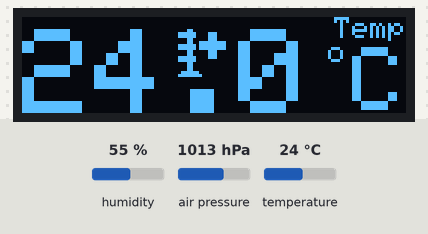
The sketch below on a simulated Arduino Uno, built with avr-gcc and run on an emulated ATmega328P. Parts: 128×32 one-colour display. Inputs (shaded band) come from the test bench; at power-on: humidity 55 %, air pressure 1013 hPa, temperature 24 °C. What the sketch prints to the serial monitor is not drawn.

Above: at 1.2 s.
1.3 s: humidity set to 22 %
At 15.2 s:
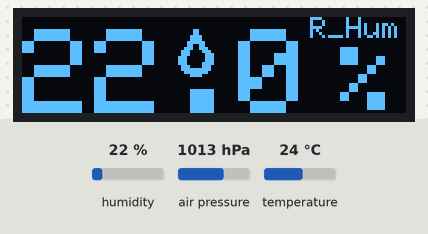
15.3 s: air pressure set to 952 hPa
At 25.6 s:
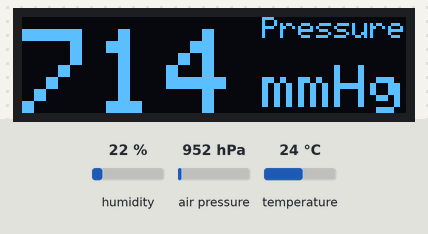
26.6 s: temperature set to 12 °C
At 40.5 s:
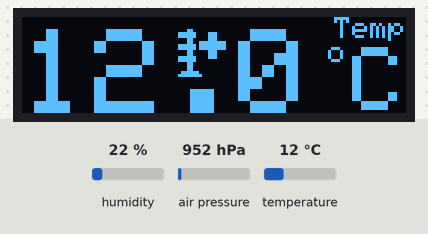
40.6 s: air pressure set to 975 hPa
At 50.6 s:
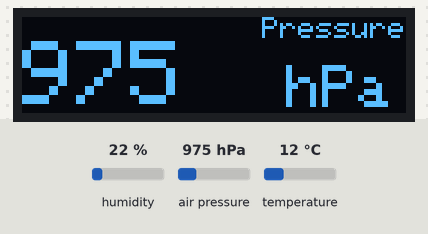
51.7 s: humidity set to 40 %
At 56.2 s:
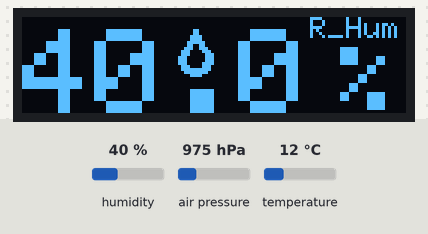
Timing chart, 0 to 57.7 s (numbered marks = the images above; inputs shaded):
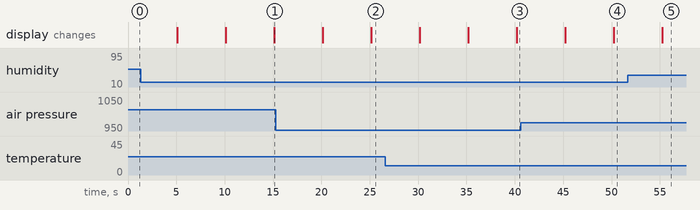

The sketch:

OLED_32x128_i2c_BME280_v1.1.ino
```cpp
/*
 * Demo for SSD1306 based 128x64 OLED module using Adafruit SSD1306
 * library (https://github.com/adafruit/Adafruit_SSD1306).
 *
 * See https://github.com/pacodelgado/arduino/wiki/SSD1306-based-OLED-connected-to-Arduino
 * for more information.
 *
 */

//#include <SPI.h>
#include <Wire.h>
#include <Adafruit_GFX.h>
#include <Adafruit_SSD1306.h>
#include <Adafruit_Sensor.h>
#include <Adafruit_BME280.h>

// If using software SPI (the default case):
/*#define OLED_MOSI  11   //D1
#define OLED_CLK   12   //D0
#define OLED_DC    9
#define OLED_CS    8
#define OLED_RESET 10*/

#define SCREEN_WIDTH 128 // OLED display width, in pixels
#define SCREEN_HEIGHT 32 // OLED display height, in pixels

// Declaration for an SSD1306 display connected to I2C (SDA, SCL pins)
#define OLED_RESET     4 // Reset pin # (or -1 if sharing Arduino reset pin)
Adafruit_SSD1306 display(SCREEN_WIDTH, SCREEN_HEIGHT, &Wire, OLED_RESET);

#define SEALEVELPRESSURE_HPA (1013.25)

//Adafruit_SSD1306 display(OLED_MOSI, OLED_CLK, OLED_DC, OLED_RESET, OLED_CS);
Adafruit_BME280 bme; // I2C

int counter = 0;

unsigned long delayTime;
// картинки
/*const unsigned char myTemperature [] PROGMEM = {
  0x18, 0xFC, 0xFC, 0x18, 0x18, 0xFC, 0xFC, 0x18,
  0x18, 0xFC, 0xFC, 0x18, 0x18, 0x3C, 0x7E, 0xFF*/
// градусник и плюс
const unsigned char myTemp_plus [] PROGMEM = {
  0x18, 0x00, 0xFC, 0x38, 0xFC, 0x38, 0x18, 0x38,
  0x19, 0xFF, 0xFD, 0xFF, 0xFD, 0xFF, 0x18, 0x38,
  0x18, 0x38, 0xFC, 0x38, 0xFC, 0x00, 0x18, 0x00,
  0x18, 0x00, 0x18, 0x00, 0x7E, 0x00, 0xFF, 0x00
};

// градусник и минус
  const unsigned char myTemp_minus [] PROGMEM = {
  0x18, 0x00, 0xFC, 0x00, 0xFC, 0x00, 0x18, 0x00,
  0x19, 0xFF, 0xFD, 0xFF, 0xFD, 0xFF, 0x18, 0x00,
  0x18, 0x00, 0xFC, 0x00, 0xFC, 0x00, 0x18, 0x00,
  0x18, 0x00, 0x18, 0x00, 0x7E, 0x00, 0xFF, 0x00
};
/*const unsigned char myHumidity [] PROGMEM = {
  0x31, 0x80, 0x98, 0xC0, 0xC8, 0x40, 0x63, 0x10,
  0x01, 0x90, 0xC8, 0x80, 0x6C, 0x20, 0x23, 0x30
};*/

// влажность
const unsigned char myHumidity [] PROGMEM = {
  0x06, 0x00, 0x06, 0x00, 0x0F, 0x00, 0x0F, 0x00,
  0x1F, 0x80, 0x19, 0x80, 0x39, 0xC0, 0x70, 0xE0,
  0x70, 0x70, 0xE0, 0x70, 0xE0, 0x70, 0xE0, 0xF0,
  0x70, 0xE0, 0x7F, 0xE0, 0x3F, 0xC0, 0x0F, 0x00
};

void setup()   {
   Serial.begin(9600);
   //Serial.println(F("BME280 test"));

    bool status;

    // default settings
    // (you can also pass in a Wire library object like &Wire2)
    status = bme.begin();
    if (!status) {
        Serial.println("Could not find a valid BME280 sensor, check wiring!");
        while (1);
    }

    //Serial.println("-- Default Test --");
    delayTime = 1000;

  display.begin(SSD1306_SWITCHCAPVCC);
  display.clearDisplay();
  display.setTextColor(WHITE);
}

void loop()
{
  // вывод примерно раз в минуту в монитор
    if (counter % 3){
      counter ++;

    }
    else{
      valuesForOutput();
      counter ++;
    }

//начало вывода на LCD 32x128
  display.clearDisplay();
  display.setCursor(0,4);
  display.setTextSize(4);

// если темп больше 10С
    if (bme.readTemperature() > 10) {
      display.print(bme.readTemperature(),1);
      display.drawBitmap(52, 4, myTemp_plus, 16, 16, WHITE);
      display.setCursor(104,0);
      display.setTextSize(1);
      display.print("Temp");
      display.setCursor(102,8);
      display.setTextSize(1);
      display.print("o");
      display.setCursor(110,10);
      display.setTextSize(3);
      display.print("C");
      display.display();
    }
//если темп от 0 и до 10С, чтобы не съехжала картинка добавляем пробел
    else if (bme.readTemperature() < 10 && bme.readTemperature() >=0) {
      display.print(" ");
      display.print(bme.readTemperature(),1);
      display.drawBitmap(52, 4, myTemp_plus, 16, 16, WHITE);
      display.setCursor(104,0);
      display.setTextSize(1);
      display.print("Temp");
      display.setCursor(102,8);
      display.setTextSize(1);
      display.print("o");
      display.setCursor(110,10);
      display.setTextSize(3);
      display.print("C");
      display.display();
    }
//если темп от -10 и до 0С, чтобы не съехжала картинка добавляем пробел
    else if (bme.readTemperature() > -10 && bme.readTemperature() <0) {
      display.print(" ");
      display.print(bme.readTemperature() * (-1) ,1);
      display.drawBitmap(52, 4, myTemp_minus, 16, 16, WHITE);
      display.setCursor(104,0);
      display.setTextSize(1);
      display.print("Temp");
      display.setCursor(102,8);
      display.setTextSize(1);
      display.print("o");
      display.setCursor(110,10);
      display.setTextSize(3);
      display.print("C");
      display.display();
    }
// если темп меньше -10
    else {
      display.print(bme.readTemperature() * (-1) ,1);
      display.drawBitmap(52, 4, myTemp_minus, 16, 16, WHITE);
      display.setCursor(104,0);
      display.setTextSize(1);
      display.print("Temp");
      display.setCursor(102,8);
      display.setTextSize(1);
      display.print("o");
      display.setCursor(110,10);
      display.setTextSize(3);
      display.print("C");
      display.display();
    }

  delay(5000);

// давление в мм рт.ст.
  display.clearDisplay();
  display.setCursor(0,4);
  display.setTextSize(4);
  display.print(bme.readPressure() / 133.32,0);
  display.setCursor(80,0);
  display.setTextSize(1);
  display.print("Pressure");
  display.setCursor(80,16);
  display.setTextSize(2);
  display.print("mmHg");
  display.display();

  delay(5000);

 // давление в гПа
  display.clearDisplay();
  display.setCursor(0,8);
  display.setTextSize(3);
  display.print(bme.readPressure()/100,0);
  display.setCursor(80,0);
  display.setTextSize(1);
  display.print("Pressure");
  display.setCursor(88,16);
  display.setTextSize(2);
  display.print("hPa");
  display.display();

//относительная влажность
  delay(5000);
  display.clearDisplay();
  display.setCursor(0,4);
  display.setTextSize(4);
  display.print(bme.readHumidity(),1);
  display.drawBitmap(52, 4, myHumidity, 12, 16, WHITE);
  display.setCursor(96,0);
  display.setTextSize(1);
  display.print("R_Hum");
  display.setCursor(106,10);
  display.setTextSize(3);
  display.print("%");
  display.display();

  delay(5000);
  display.display();
}
//вывод в серийный монитор
void printValues() {
    Serial.print("Temperature = ");
    Serial.print(bme.readTemperature());
    Serial.println(" *C");

    Serial.print("Pressure_hPa = ");
    Serial.print(bme.readPressure() / 100.0F);
    Serial.println(" hPa");

    Serial.print("Pressure_mmHg = ");
    Serial.print(bme.readPressure() / 133.32);
    Serial.println(" mmHg");
/*
    Serial.print("Approx. Altitude = ");
    Serial.print(bme.readAltitude(SEALEVELPRESSURE_HPA));
    Serial.println(" m");
*/
    Serial.print("Humidity = ");
    Serial.print(bme.readHumidity());
    Serial.println(" %");
    Serial.println();
}
// вывод нужных данных в строку
void valuesForOutput(){

  Serial.print(bme.readTemperature());
  Serial.print(",");
  Serial.print(bme.readPressure() / 100.0F);
  Serial.print(",");
  Serial.print(bme.readPressure() / 133.32);
  Serial.print(",");
  Serial.print(bme.readHumidity());
  Serial.println(",");

  }
```
